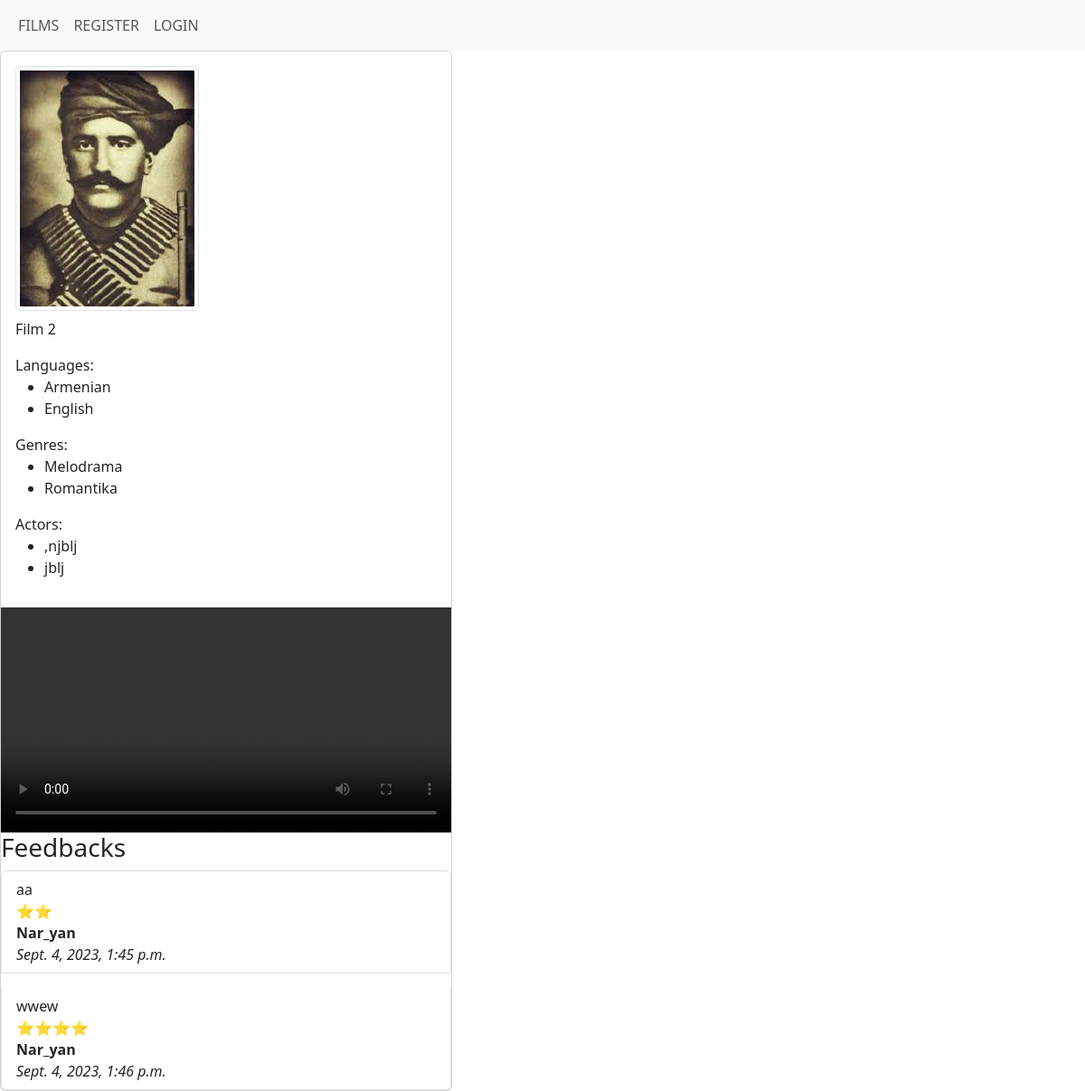
The app's page /film/film_page/5 with its own data.
### film/models.py (models this page shows, shortened)
class Film(models.Model):
    title = models.CharField(max_length=250)
    genres = models.ManyToManyField(Gener)
    date = models.IntegerField(max_length=250)
    actors = models.ManyToManyField(Actor)
    languages = models.ManyToManyField(Language)
    country = models.ForeignKey(Country, on_delete=models.CASCADE)
    user = models.ForeignKey(User, on_delete=models.CASCADE)
    img = models.ImageField(upload_to="images/", default='')
    video = models.FileField(upload_to="videos/", default='')
    active = models.BooleanField(default=False)

class Language(models.Model):
    name = models.CharField(max_length=250)

class Gener(models.Model):
    name = models.CharField(max_length=250)

class Actor(models.Model):
    name = models.CharField(max_length=250)
    img = models.CharField(max_length=255)

class Feedback(models.Model):
    film = models.ForeignKey(Film, on_delete=models.CASCADE, related_name='feedbacks')
    text = models.TextField()
    star = models.IntegerField()
    date = models.DateTimeField(auto_now=True)
    user = models.ForeignKey(User, on_delete=models.CASCADE)

### film/views.py (the view)
# urls.py: path('film_page/<int:id>', views.film_index, name='film_id'),
def film_index(request, id):
    film_ind = Film.objects.get(id=id)
    return render(request, 'film/index.html', {'film': film_ind})

### film/templatetags/filters.py (called while the page is built)
@register.filter
def _range(number):
    return number *'⭐'

### film/templates/film/index.html (shortened to what this page needs)
{% extends 'film/layout/user.html' %}
{% block content%}
{% load filters %}
<div class="card" style="width:500px">
    <div class="card-body">
        <img src="/media/{{ film.img }}" alt="" class="100 img-thumbnail">
        <p class="card-text">{{film.title}}</p>
        Languages:
        <ul>
            {% for i in film.languages.all %}
            <li>{{i.name}}</li>
            {% endfor %}
        </ul>
        Genres:
        <ul>
            {% for i in film.genres.all %}
            <li>{{i.name}}</li>
            {% endfor %}
        </ul>
        Actors:
        <ul>
            {% for i in film.actors.all %}
            <li>{{i.name}}</li>
            {% endfor %}
        </ul>
    </div>
    <video controls>
        <source src="/media/{{film.video}}">
    </video>
    <div>
        <h3>Feedbacks</h3>
        <ul class="list-group gap-3">
            {% for f in film.feedbacks.all %}
            <li class="list-group-item">
                <span>{{ f.text }}</span> <br>
                <span>
               {{f.star|_range}}
                </span> <br>
                <b> {{ f.user }}</b> <br>
                <i>{{ f.date }}</i>
            </li>
            {%endfor%}
        </ul>
    </div>
</div>
{% endblock %}

### records on screen
Film: img (picture), title "Film 2"
Language: name "Armenian"
Language: name "English"
Gener: name "Melodrama"
Gener: name "Romantika"
Actor: name ",njblj"
Actor: name "jblj"
Feedback: text "aa", star|_range "⭐⭐", user "Nar_yan", date "Sept. 4, 2023, 1:45 p.m."
Feedback: text "wwew", star|_range "⭐⭐⭐⭐", user "Nar_yan", date "Sept. 4, 2023, 1:46 p.m."
